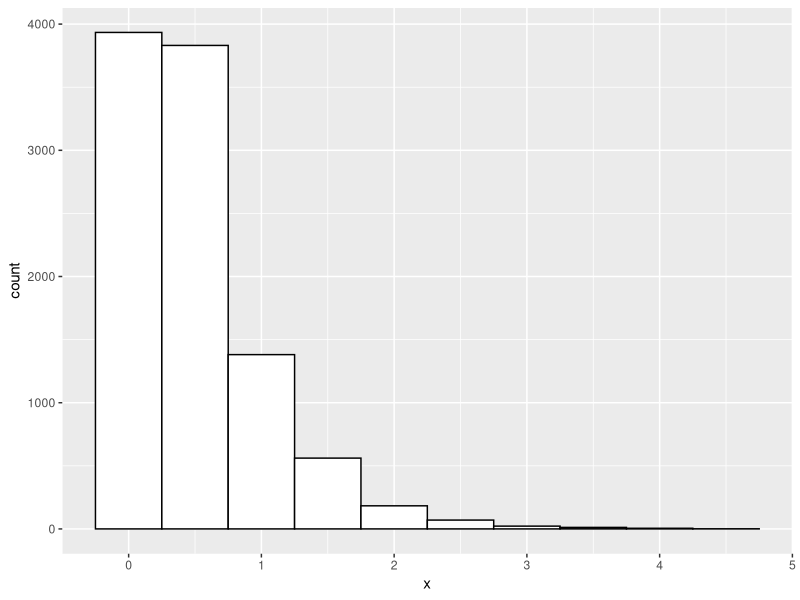

This chart was generated by the following R code:
## ---- chunk 1
# Generate random deviates
set.seed(42)
rnorm(5)
## ---- chunk 2
# Generate random deviates
set.seed(42)
rnorm(5, 10, 2)
## ---- chunk 3
# Calculate P(X <= 2) for X~N(0,1)
## ---- chunk 4
# Find the 99th percentile for X~N(10,2)
percentile_99 <- qnorm(0.99, 10, 2)

paste0(
  "The 99th percentile of X~N(10, 2) is ",
  format(percentile_99, digits = 4),
  "."
)
## ---- chunk 5
# Plot the distribution function of X~Normal(mu =, sigma = )
## ---- chunk 6

# Plot the distribution function of Y~Lognormal()
## ---- chunk 7

# Plot the distribution function of Z~Exp()
## ---- chunk 8

# Plot the distribution of X~Gamma()
## ---- chunk 9

# Plot the distribution of Y~Chi-Square()
## ---- chunk 10

# Plot the distribution of Z~t()
## ---- chunk 11

# Plot the distribution of X~F()
## ---- chunk 12

# Plot the distribution of Y~Beta()
## ---- chunk 13

# Plot the distribution of Z~Uniform()
## ---- chunk 14
# Step 0 - to guarantee reproducibility
set.seed(42)

# Step 1 - generate 10,000 random deviates from U[0,1]
u <- runif(10000)

# Step 2 - find the inverse of the CDF: 1 - exp(-lambda.x)
# Inverse of CDF = -log(1 - x) / lambda

# Step 3 - compute X using the inverse of the CDF [from step 2] and the random deviates u [from step 1]
x <- -log(1 - u) / 2

# Plot the resulting x deviates
library(ggplot2)
df <- data.frame(x = x) 
ggplot(df, aes(x=x)) +
  geom_histogram(binwidth = 0.5, colour="black", fill="white")
